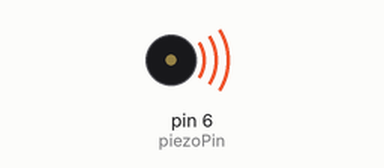
A sketch run on a simulated Arduino Uno, built with avr-gcc and run on an emulated ATmega328P. Parts: buzzer (waves = sounding, pin HIGH).

Above: at 0.5 s.
Timing chart, 0 to 4.6 s (numbered marks = the images above):
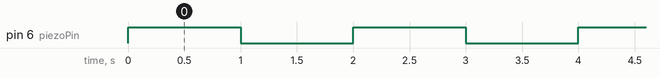

Measured:
- by itself, pin 6 (piezoPin): alternates HIGH for 1.0 s and LOW for 1.0 s

The sketch:

Piezo01Click.ino
```cpp
/* Click creates a sound by flexing a PiezoElectric Transducer (attached to Arduino Digital Pin 6)
* It will be very quiet, but if you put your ear near the circuit, you will hear a click as the
* voltage changes once a second. Adjust the delays to hear the difference. Because the delays
* are in milliseconds, the fastest you can click is 1000 times a second, equivalent to a 500Hz tone
* See https://github.com/ShrimpingIt/projects/tree/master/sketchbook/shrimpingit/piezo for the other examples in this series
*/

// Pin 6 (see https://www.arduino.cc/en/Hacking/PinMapping168 ) should have a piezoPin
// attached through a series resistor to ground in order to make this work.
// store the number 6 with the name piezoPin
int piezoPin = 6;

// the setup routine runs once when you press reset:
void setup() {
  // initialize the digital pin as an output.
  pinMode(piezoPin, OUTPUT);
}

// the loop routine runs over and over again forever:
void loop() {
  digitalWrite(piezoPin, HIGH);   // turn the piezoPin on (HIGH is the voltage level)
  delay(1000);               // wait for a second
  digitalWrite(piezoPin, LOW);   // turn the piezoPin on (HIGH is the voltage level)
  delay(1000);               // wait for a second
}
```
